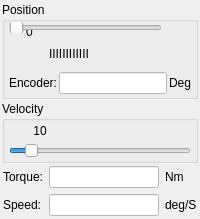
        <widget class="QWidget" name="pagePosition">
         <layout class="QVBoxLayout" name="verticalLayout_2">
          <property name="spacing">
           <number>2</number>
          </property>
          <property name="leftMargin">
           <number>2</number>
          </property>
          <property name="topMargin">
           <number>2</number>
          </property>
          <property name="rightMargin">
           <number>2</number>
          </property>
          <property name="bottomMargin">
           <number>2</number>
          </property>
          <item>
           <widget class="QGroupBox" name="groupBox_13">
            <property name="minimumSize">
             <size>
              <width>0</width>
              <height>0</height>
             </size>
            </property>
            <property name="title">
             <string>Position</string>
            </property>
            <layout class="QVBoxLayout" name="verticalLayout_19">
             <property name="spacing">
              <number>0</number>
             </property>
             <property name="leftMargin">
              <number>4</number>
             </property>
             <property name="topMargin">
              <number>0</number>
             </property>
             <property name="rightMargin">
              <number>4</number>
             </property>
             <property name="bottomMargin">
              <number>2</number>
             </property>
             <item>
              <widget class="QWidget" name="widget_3" native="true">
               <property name="minimumSize">
                <size>
                 <width>0</width>
                 <height>20</height>
                </size>
               </property>
               <property name="maximumSize">
                <size>
                 <width>16777215</width>
                 <height>20</height>
                </size>
               </property>
               <widget class="QLabel" name="labelPositionPosition">
                <property name="geometry">
                 <rect>
                  <x>0</x>
                  <y>0</y>
                  <width>41</width>
                  <height>20</height>
                 </rect>
                </property>
                <property name="minimumSize">
                 <size>
                  <width>30</width>
                  <height>20</height>
                 </size>
                </property>
                <property name="maximumSize">
                 <size>
                  <width>16777215</width>
                  <height>20</height>
                 </size>
                </property>
                <property name="text">
                 <string>0</string>
                </property>
                <property name="alignment">
                 <set>Qt::AlignCenter</set>
                </property>
               </widget>
               <widget class="QSlider" name="sliderPositionPosition">
                <property name="geometry">
                 <rect>
                  <x>0</x>
                  <y>0</y>
                  <width>153</width>
                  <height>11</height>
                 </rect>
                </property>
                <property name="mouseTracking">
                 <bool>false</bool>
                </property>
                <property name="styleSheet">
                 <string notr="true"/>
                </property>
                <property name="orientation">
                 <enum>Qt::Horizontal</enum>
                </property>
               </widget>
              </widget>
             </item>
             <item>
              <widget class="QWidget" name="widget_30" native="true">
               <property name="enabled">
                <bool>true</bool>
               </property>
               <property name="sizePolicy">
                <sizepolicy hsizetype="Expanding" vsizetype="Fixed">
                 <horstretch>0</horstretch>
                 <verstretch>0</verstretch>
                </sizepolicy>
               </property>
               <property name="minimumSize">
                <size>
                 <width>0</width>
                 <height>30</height>
                </size>
               </property>
               <property name="maximumSize">
                <size>
                 <width>16777215</width>
                 <height>20</height>
                </size>
               </property>
               <widget class="QLabel" name="labelTarget">
                <property name="geometry">
                 <rect>
                  <x>40</x>
                  <y>0</y>
                  <width>153</width>
                  <height>13</height>
                 </rect>
                </property>
                <property name="styleSheet">
                 <string notr="true">background-color: rgba(0,0,0,0%)</string>
                </property>
                <property name="text">
                 <string>IIIIIIIIIIII</string>
                </property>
               </widget>
              </widget>
             </item>
             <item>
              <widget class="QWidget" name="widget_4" native="true">
               <layout class="QHBoxLayout" name="horizontalLayout_9">
                <property name="spacing">
                 <number>2</number>
                </property>
                <property name="leftMargin">
                 <number>0</number>
                </property>
                <property name="topMargin">
                 <number>0</number>
                </property>
                <property name="rightMargin">
                 <number>0</number>
                </property>
                <property name="bottomMargin">
                 <number>0</number>
                </property>
                <item>
                 <widget class="QLabel" name="label_29">
                  <property name="text">
                   <string>Encoder:</string>
                  </property>
                 </widget>
                </item>
                <item>
                 <widget class="QLineEdit" name="editPositionCurrentPos">
                  <property name="styleSheet">
                   <string notr="true">background-color: rgb(255, 255, 255);
</string>
                  </property>
                  <property name="readOnly">
                   <bool>true</bool>
                  </property>
                 </widget>
                </item>
                <item>
                 <widget class="QLabel" name="label_30">
                  <property name="text">
                   <string>Deg</string>
                  </property>
                 </widget>
                </item>
               </layout>
              </widget>
             </item>
            </layout>
           </widget>
          </item>
          <item>
           <widget class="QGroupBox" name="groupBox_12">
            <property name="title">
             <string>Velocity</string>
            </property>
            <layout class="QVBoxLayout" name="verticalLayout_18">
             <property name="spacing">
              <number>2</number>
             </property>
             <property name="leftMargin">
              <number>4</number>
             </property>
             <property name="topMargin">
              <number>0</number>
             </property>
             <property name="rightMargin">
              <number>4</number>
             </property>
             <property name="bottomMargin">
              <number>2</number>
             </property>
             <item>
              <widget class="QWidget" name="widget_5" native="true">
               <property name="minimumSize">
                <size>
                 <width>0</width>
                 <height>20</height>
                </size>
               </property>
               <property name="maximumSize">
                <size>
                 <width>16777215</width>
                 <height>20</height>
                </size>
               </property>
               <widget class="QLabel" name="labelPositionVelocity">
                <property name="geometry">
                 <rect>
                  <x>16</x>
                  <y>0</y>
                  <width>30</width>
                  <height>20</height>
                 </rect>
                </property>
                <property name="minimumSize">
                 <size>
                  <width>30</width>
                  <height>20</height>
                 </size>
                </property>
                <property name="maximumSize">
                 <size>
                  <width>16777215</width>
                  <height>20</height>
                 </size>
                </property>
                <property name="text">
                 <string>10</string>
                </property>
                <property name="alignment">
                 <set>Qt::AlignCenter</set>
                </property>
               </widget>
               <zorder>labelPositionVelocity</zorder>
               <zorder>labelTarget</zorder>
              </widget>
             </item>
             <item>
              <widget class="QSlider" name="sliderPositionVelocity">
               <property name="mouseTracking">
                <bool>false</bool>
               </property>
               <property name="minimum">
                <number>1</number>
               </property>
               <property name="maximum">
                <number>100</number>
               </property>
               <property name="value">
                <number>10</number>
               </property>
               <property name="orientation">
                <enum>Qt::Horizontal</enum>
               </property>
              </widget>
             </item>
            </layout>
           </widget>
          </item>
          <item>
           <widget class="QWidget" name="widget_6" native="true">
            <layout class="QGridLayout" name="gridLayout_3">
             <property name="leftMargin">
              <number>1</number>
             </property>
             <property name="topMargin">
              <number>1</number>
             </property>
             <property name="rightMargin">
              <number>1</number>
             </property>
             <property name="bottomMargin">
              <number>1</number>
             </property>
             <property name="horizontalSpacing">
              <number>6</number>
             </property>
             <item row="0" column="0">
              <widget class="QLabel" name="label_25">
               <property name="text">
                <string>Torque:</string>
               </property>
              </widget>
             </item>
             <item row="0" column="1">
              <widget class="QLineEdit" name="editPositionTorque">
               <property name="maximumSize">
                <size>
                 <width>16777215</width>
                 <height>16777215</height>
                </size>
               </property>
               <property name="styleSheet">
                <string notr="true">background-color: rgb(255, 255, 255);</string>
               </property>
               <property name="readOnly">
                <bool>true</bool>
               </property>
              </widget>
             </item>
             <item row="0" column="2">
              <widget class="QLabel" name="label_26">
               <property name="text">
                <string>Nm</string>
               </property>
              </widget>
             </item>
             <item row="1" column="0">
              <widget class="QLabel" name="labelSpeed2">
               <property name="text">
                <string>Speed:</string>
               </property>
              </widget>
             </item>
             <item row="1" column="1">
              <widget class="QLineEdit" name="editPositionSpeed">
               <property name="maximumSize">
                <size>
                 <width>16777215</width>
                 <height>16777215</height>
                </size>
               </property>
               <property name="styleSheet">
                <string notr="true">background-color: rgb(255, 255, 255);</string>
               </property>
               <property name="readOnly">
                <bool>true</bool>
               </property>
              </widget>
             </item>
             <item row="1" column="2">
              <widget class="QLabel" name="labelSpeed3">
               <property name="text">
                <string>deg/S</string>
               </property>
              </widget>
             </item>
            </layout>
           </widget>
          </item>
         </layout>
         <zorder>widget_6</zorder>
         <zorder>groupBox_12</zorder>
         <zorder>groupBox_13</zorder>
        </widget>
